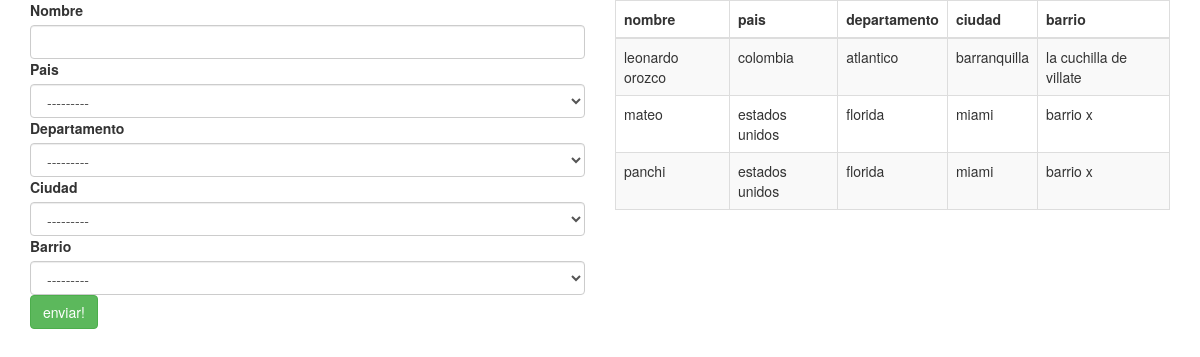
The page / on the database its author committed.
### persona/models.py (models this page shows)
class BaseModel(models.Model):
	nombre = models.CharField(max_length=50)
	class Meta:
		abstract = True
	def __unicode__(self):
		return self.nombre

class Persona(BaseModel):
	pais = models.ForeignKey(Pais)
	departamento = ChainedForeignKey(
		Departamento,
		chained_field='pais',
		chained_model_field='pais'
	)
	ciudad = ChainedForeignKey(
		Ciudad,
		chained_field='departamento',
		chained_model_field='departamento'
	)
	barrio = ChainedForeignKey(
		Barrio,
		chained_field='ciudad',
		chained_model_field='ciudad'
	)

class Pais(BaseModel):
	pass

class Departamento(BaseModel):
	pais = models.ForeignKey(Pais)

class Ciudad(BaseModel):
	departamento = models.ForeignKey(Departamento)

class Barrio(BaseModel):
	ciudad = models.ForeignKey(Ciudad)

### persona/views.py (the view)
# urls.py: 2. Add a URL to urlpatterns:  url(r'^$', views.home, name='home')
def home(request):
	form = PersonaForm(
		request.POST or None
	)
	if request.POST:
		if form.is_valid():
			form.save()
	context = {
		'form': form,
		'personas': Persona.objects.all()
	}
	return render(request, 'home.html', context)

### persona/forms.py
class PersonaForm(forms.ModelForm):
	class Meta:
		model = Persona
		fields = '__all__'

### persona/templates/home.html (shortened to what this page needs)
<!DOCTYPE html>
{% load staticfiles widget_tweaks %}
<html lang="en">
<head>
	<link href="https://maxcdn.bootstrapcdn.com/bootstrap/3.3.7/css/bootstrap.min.css" rel="stylesheet" />
</head>
<body>
	<div class="container">
		<div class="row">
			<div class="col-md-6">
				<form method="POST">{% csrf_token %}
					<div class="row">
						{% for field in form %}
						<div class="col-md-12">
							<div class="control-group">
								<label>{{ field.label }}</label>
								{% render_field field class='form-control' %}
							</div>
						</div>
						{% endfor %}
					</div>
					<input type="submit" value="enviar!" class="btn btn-success">
				</form>
			</div>
			<div class="col-md-6">
				<table class="table table-bordered table-hover table-striped">
					<thead>
						<tr>
							<th>nombre</th>
							<th>pais</th>
							<th>departamento</th>
							<th>ciudad</th>
							<th>barrio</th>
						</tr>
					</thead>
					<tbody>
						{% for persona in personas %}
						<tr>
							<td>{{ persona.nombre }}</td>
							<td>{{ persona.pais }}</td>
							<td>{{ persona.departamento }}</td>
							<td>{{ persona.ciudad }}</td>
							<td>{{ persona.barrio }}</td>
						</tr>
						{% endfor %}
					</tbody>
				</table>
			</div>
		</div>
	</div>
</body>
</html>

### rows shown on the page
Persona: nombre "leonardo orozco", pais "colombia", departamento "atlantico", ciudad "barranquilla", barrio "la cuchilla de villate"
Persona: nombre "mateo", pais "estados unidos", departamento "florida", ciudad "miami", barrio "barrio x"
Persona: nombre "panchi", pais "estados unidos", departamento "florida", ciudad "miami", barrio "barrio x"

### other values the page prints
{{ field.label }} "Nombre" "Pais" "Departamento" "Ciudad" "Barrio"
